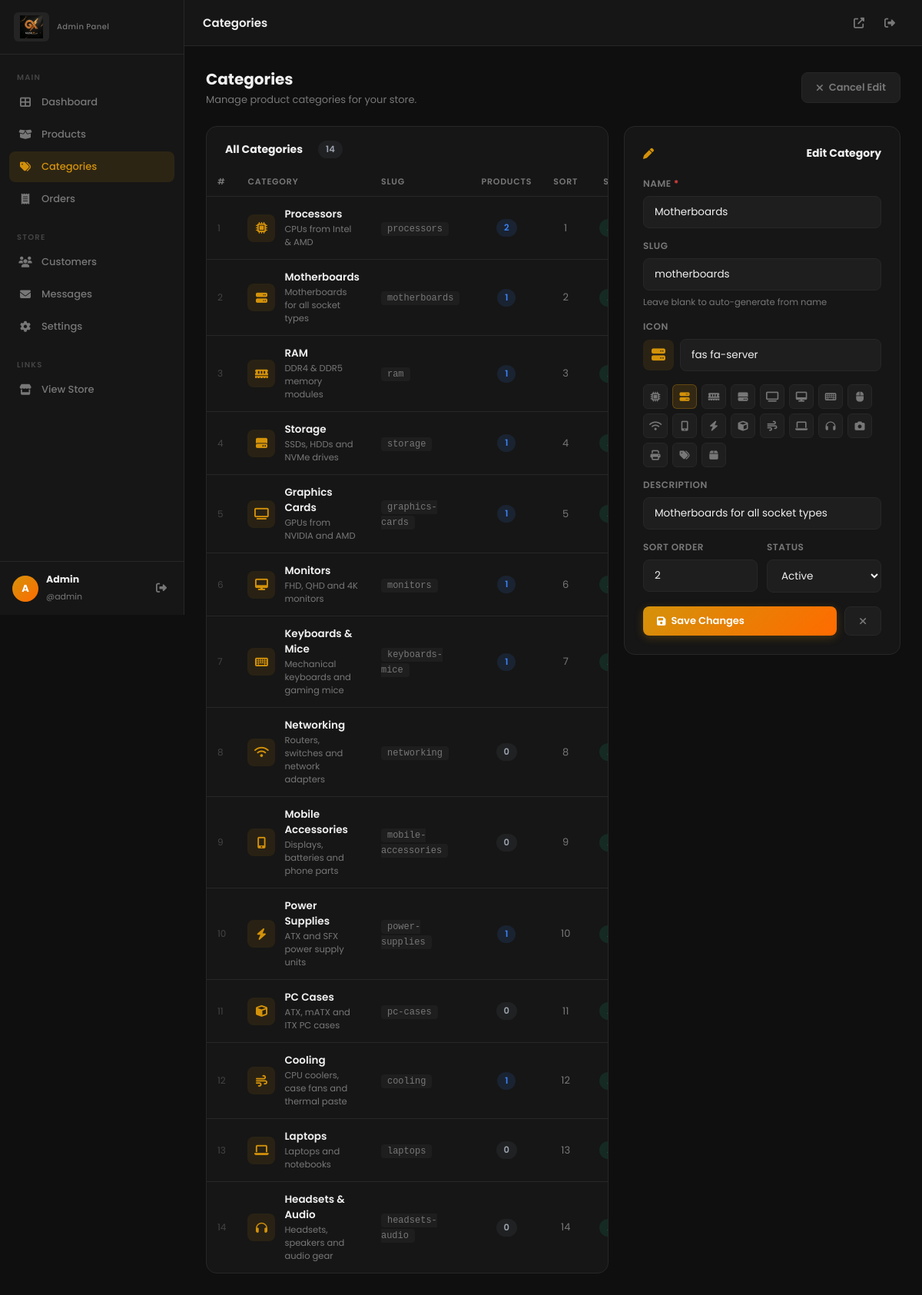
Page /admin/categories.php?edit=2 (signed in) on the committed database.
### tables this page shows
CREATE TABLE `categories` (
  `id`          INT UNSIGNED     NOT NULL AUTO_INCREMENT,
  `name`        VARCHAR(100)     NOT NULL,
  `slug`        VARCHAR(100)     NOT NULL,
  `icon`        VARCHAR(100)     NOT NULL DEFAULT 'fas fa-box',
  `description` VARCHAR(255)     DEFAULT NULL,
  `parent_id`   INT UNSIGNED     DEFAULT NULL,
  `sort_order`  INT              NOT NULL DEFAULT 0,
  `is_active`   TINYINT(1)       NOT NULL DEFAULT 1,
  `created_at`  TIMESTAMP        NOT NULL DEFAULT CURRENT_TIMESTAMP,
  PRIMARY KEY (`id`),
  UNIQUE KEY `uq_slug` (`slug`),
  FOREIGN KEY (`parent_id`) REFERENCES `categories`(`id`) ON DELETE SET NULL
);

### admin/categories.php (the view, shortened to what this page needs)
<?php
$_isAjax = $_SERVER['REQUEST_METHOD'] === 'POST' && ($_SERVER['HTTP_X_REQUESTED_WITH'] ?? '') === 'XMLHttpRequest';
if ($_isAjax) {
    require_once dirname(__DIR__) . '/includes/functions.php';
    require_once dirname(__DIR__) . '/includes/auth.php';
    if (!isAdminLoggedIn()) { http_response_code(401); echo json_encode(['success'=>false,'message'=>'Session expired.']); exit; }
} else {
    require_once __DIR__ . '/includes/layout.php';
}
$db = getDB();
$categories = $db->query('
    SELECT c.*, COUNT(p.id) AS product_count
    FROM categories c
    LEFT JOIN products p ON p.category_id = c.id AND p.is_active = 1
    GROUP BY c.id
    ORDER BY c.sort_order ASC, c.name ASC
')->fetchAll();
$editing = [];
if (isset($_GET['edit'])) {
    $stmt = $db->prepare('SELECT * FROM categories WHERE id = ?');
    $stmt->execute([(int)$_GET['edit']]);
    $editing = $stmt->fetch();
}
$iconSuggestions = [
    'fas fa-microchip'   => 'Processors',
    'fas fa-server'      => 'Motherboards',
    'fas fa-memory'      => 'RAM',
    'fas fa-hdd'         => 'Storage',
    'fas fa-tv'          => 'GPU / Monitors',
    'fas fa-desktop'     => 'Desktop / Monitor',
    'fas fa-keyboard'    => 'Keyboards',
    'fas fa-mouse'       => 'Mouse',
    'fas fa-wifi'        => 'Networking',
    'fas fa-mobile-alt'  => 'Mobile',
    'fas fa-bolt'        => 'Power Supply',
    'fas fa-cube'        => 'PC Cases',
    'fas fa-wind'        => 'Cooling',
    'fas fa-laptop'      => 'Laptops',
    'fas fa-headphones'  => 'Audio',
    'fas fa-camera'      => 'Cameras',
    'fas fa-print'       => 'Printers',
    'fas fa-tags'        => 'General',
    'fas fa-box'         => 'Other',
];
?>
<div class="page-header">
  <div>
    <h1>Categories</h1>
    <p>Manage product categories for your store.</p>
  </div>
  <?php if ($editing): ?>
  <div class="ph-actions">
    <a href="categories.php" class="btn btn-ghost"><i class="fas fa-times"></i> Cancel Edit</a>
  </div>
  <?php endif ?>
</div>
<div style="display:grid;grid-template-columns:1fr 360px;gap:20px;align-items:start">
  <div class="card" style="padding:0;overflow:hidden">
    <div style="padding:18px 24px 0;display:flex;align-items:center;justify-content:space-between">
      <div class="card-title" style="margin:0">All Categories <span class="badge badge-gray" style="margin-left:8px" id="catCountBadge"><?= count($categories) ?></span></div>
    </div>
    <div style="padding:12px 0 0">
    <?php if ($categories): ?>
      <div class="table-wrap">
        <table class="admin-table">
          <thead>
            <tr>
              <th style="width:40px">#</th>
              <th>Category</th>
              <th>Slug</th>
              <th style="text-align:center">Products</th>
              <th style="text-align:center">Sort</th>
              <th style="text-align:center">Status</th>
            </tr>
          </thead>
          <tbody>
          <?php foreach ($categories as $i => $cat): ?>
            <tr>
              <td style="color:var(--text-dim);font-size:12px"><?= $i + 1 ?></td>
              <td>
                <div style="display:flex;align-items:center;gap:12px">
                  <div style="width:36px;height:36px;border-radius:8px;background:rgba(212,146,10,.1);display:flex;align-items:center;justify-content:center;color:var(--primary);font-size:15px;flex-shrink:0">
                    <i class="<?= htmlspecialchars($cat['icon']) ?>"></i>
                  </div>
                  <div>
                    <div style="font-weight:600;color:var(--text);font-size:13.5px"><?= htmlspecialchars($cat['name']) ?></div>
                    <?php if ($cat['description']): ?>
                      <div style="font-size:11.5px;color:var(--text-muted);margin-top:1px"><?= htmlspecialchars($cat['description']) ?></div>
                    <?php endif ?>
                  </div>
                </div>
              </td>
              <td><code style="font-size:12px;color:var(--text-muted);background:var(--bg-3);padding:2px 8px;border-radius:4px"><?= htmlspecialchars($cat['slug']) ?></code></td>
              <td style="text-align:center">
                <a href="products.php?category=<?= $cat['id'] ?>" class="badge <?= $cat['product_count'] > 0 ? 'badge-blue' : 'badge-gray' ?>">
                  <?= $cat['product_count'] ?>
                </a>
              </td>
              <td style="text-align:center;color:var(--text-muted);font-size:13px"><?= $cat['sort_order'] ?></td>
              <td style="text-align:center">
                <button type="button"
                  class="badge <?= $cat['is_active'] ? 'badge-green' : 'badge-red' ?> js-toggle-cat"
                  style="border:none;cursor:pointer;padding:3px 10px"
                  data-id="<?= $cat['id'] ?>"
                  data-active="<?= $cat['is_active'] ?>">
                </button>
              </td>
            </tr>
          <?php endforeach ?>
          </tbody>
        </table>
      </div>
    <?php endif ?>
    </div>
  </div>
  <div class="card" style="position:sticky;top:80px">
    <div class="card-title">
      <?= $editing ? '<i class="fas fa-pen" style="color:var(--primary)"></i> Edit Category' : '<i class="fas fa-plus" style="color:var(--primary)"></i> Add Category' ?>
    </div>
    <form method="POST" id="catForm">
      <div class="form-grid" style="gap:14px">
        <div class="form-group">
          <label class="form-label">Name <span style="color:var(--red)">*</span></label>
          <input type="text" name="name" class="form-input" placeholder="e.g. Processors" required
            value="<?= htmlspecialchars($editing['name'] ?? '') ?>" id="catName">
        </div>
        <div class="form-group">
          <label class="form-label">Slug</label>
          <input type="text" name="slug" class="form-input" placeholder="auto-generated"
            value="<?= htmlspecialchars($editing['slug'] ?? '') ?>" id="catSlug">
          <span class="form-hint">Leave blank to auto-generate from name</span>
        </div>
        <div class="form-group">
          <label class="form-label">Icon</label>
          <div style="display:flex;gap:8px;align-items:center">
            <div id="iconPreview" style="width:40px;height:40px;border-radius:8px;background:rgba(212,146,10,.1);display:flex;align-items:center;justify-content:center;color:var(--primary);font-size:18px;flex-shrink:0">
              <i class="<?= htmlspecialchars($editing['icon'] ?? 'fas fa-box') ?>" id="iconPreviewI"></i>
            </div>
            <input type="text" name="icon" class="form-input" id="iconInput"
              placeholder="fas fa-box"
              value="<?= htmlspecialchars($editing['icon'] ?? 'fas fa-box') ?>">
          </div>
          <div style="display:flex;flex-wrap:wrap;gap:6px;margin-top:10px">
            <?php foreach ($iconSuggestions as $cls => $label): ?>
              <button type="button" class="icon-pick" data-icon="<?= $cls ?>" title="<?= $label ?>"
                style="width:32px;height:32px;border-radius:6px;background:var(--bg-3);border:1px solid var(--border);color:var(--text-muted);cursor:pointer;display:flex;align-items:center;justify-content:center;font-size:13px;transition:all .2s">
                <i class="<?= $cls ?>"></i>
              </button>
            <?php endforeach ?>
          </div>
        </div>
        <div class="form-group">
          <label class="form-label">Description</label>
          <input type="text" name="description" class="form-input" placeholder="Short description (optional)"
            value="<?= htmlspecialchars($editing['description'] ?? '') ?>">
        </div>
        <div style="display:grid;grid-template-columns:1fr 1fr;gap:12px">
          <div class="form-group">
            <label class="form-label">Sort Order</label>
            <input type="number" name="sort_order" class="form-input" min="0" value="<?= $editing['sort_order'] ?? '0' ?>">
          </div>
          <div class="form-group">
            <label class="form-label">Status</label>
            <select name="is_active" class="form-select">
              <option value="1" <?= ($editing['is_active'] ?? 1) == 1 ? 'selected' : '' ?>>Active</option>
            </select>
          </div>
        </div>
        <div style="display:flex;gap:10px;margin-top:4px">
          <button type="submit" class="btn btn-gold" style="flex:1">
            <i class="fas <?= $editing ? 'fa-save' : 'fa-plus' ?>"></i>
            <?= $editing ? 'Save Changes' : 'Add Category' ?>
          </button>
          <?php if ($editing): ?>
            <a href="categories.php" class="btn btn-ghost"><i class="fas fa-times"></i></a>
          <?php endif ?>
        </div>
      </div>
    </form>
  </div>
</div>
<?php require_once __DIR__ . '/includes/layout-end.php'; ?>

### admin/assets/css/admin.css (style rules this page uses)
:root { --gold: linear-gradient(135deg,#d4920a 0%,#ff6b00 100%); --primary: #d4920a; --primary-lt: #f0a820; --bg: #0f0f0f; --bg-2: #161616; --bg-3: #1e1e1e; --bg-4: #252525; --border: #272727; --border-lt: #333; --text: #f0f0f0; --text-2: #ccc; --text-muted: #777; --text-dim: #444; --green: #10b981; --blue: #3b82f6; --purple: #8b5cf6; --red: #ef4444; --yellow: #f59e0b; --cyan: #06b6d4; --sidebar-w: 240px; --topbar-h: 60px; --r: 8px; --r-lg: 14px; --t: all .22s ease; --shadow: 0 4px 24px rgba(0,0,0,.5); }
*,*::before,*::after { margin:0;padding:0;box-sizing:border-box }
html { font-size:15px }
body { font-family:'Poppins',sans-serif;background:var(--bg);color:var(--text);display:flex;min-height:100vh;overflow-x:hidden }
a { text-decoration:none;color:inherit }
button,input,select,textarea { font-family:'Poppins',sans-serif }
.card { background:var(--bg-2);border:1px solid var(--border);border-radius:var(--r-lg);padding:24px }
.card-title { font-size:14px;font-weight:700;color:var(--text);margin-bottom:20px;display:flex;align-items:center;justify-content:space-between;gap:12px }
.admin-table { width:100%;border-collapse:collapse }
.admin-table th { font-size:11px;text-transform:uppercase;letter-spacing:.8px;color:var(--text-muted);font-weight:600;padding:10px 14px;border-bottom:1px solid var(--border);text-align:left;white-space:nowrap }
.admin-table td { padding:13px 14px;border-bottom:1px solid var(--border);font-size:13px;color:var(--text-2);vertical-align:middle }
.admin-table tr:last-child td { border-bottom:none }
.table-wrap { overflow-x:auto }
.badge { display:inline-flex;align-items:center;padding:3px 10px;border-radius:50px;font-size:11.5px;font-weight:600;white-space:nowrap }
.badge-green { background:rgba(16,185,129,.12);color:var(--green) }
.badge-blue { background:rgba(59,130,246,.12); color:var(--blue) }
.badge-gray { background:rgba(107,114,128,.12);color:#9ca3af }
.btn { display:inline-flex;align-items:center;gap:7px;padding:9px 18px;border-radius:var(--r);font-size:13px;font-weight:600;cursor:pointer;border:none;transition:var(--t);white-space:nowrap }
.btn-gold { background:var(--gold);color:#fff;box-shadow:0 3px 12px rgba(212,146,10,.25) }
.btn-ghost { background:var(--bg-3);color:var(--text-muted);border:1px solid var(--border) }
.form-grid { display:grid;gap:18px }
.form-group { display:flex;flex-direction:column;gap:7px }
.form-label { font-size:12px;font-weight:600;color:var(--text-muted);text-transform:uppercase;letter-spacing:.5px }
.form-input,.form-select,.form-textarea { background:var(--bg-3);border:1px solid var(--border);border-radius:var(--r); color:var(--text);font-family:'Poppins',sans-serif;font-size:13.5px; padding:10px 14px;outline:none;transition:border-color .2s,box-shadow .2s;width:100%; }
.form-input::placeholder,.form-textarea::placeholder { color:var(--text-dim) }
.form-select { cursor:pointer }
.form-hint { font-size:11.5px;color:var(--text-muted) }
.page-header { display:flex;align-items:center;justify-content:space-between;margin-bottom:24px;gap:16px;flex-wrap:wrap }
.page-header h1 { font-size:20px;font-weight:700 }
.page-header p { font-size:13px;color:var(--text-muted);margin-top:2px }
.ph-actions { display:flex;gap:10px;align-items:center;flex-wrap:wrap }

### rows in the picture
categories: name "Processors", description "CPUs from Intel & AMD", slug "processors", product_count "2", sort_order "1"
categories: name "Motherboards", description "Motherboards for all socket types", slug "motherboards", product_count "1", sort_order "2", icon "fas fa-server", is_active "Active"
categories: name "RAM", description "DDR4 & DDR5 memory modules", slug "ram", product_count "1", sort_order "3"
categories: name "Storage", description "SSDs, HDDs and NVMe drives", slug "storage", product_count "1", sort_order "4"
categories: name "Graphics Cards", description "GPUs from NVIDIA and AMD", slug "graphics-cards", product_count "1", sort_order "5"
categories: name "Monitors", description "FHD, QHD and 4K monitors", slug "monitors", product_count "1", sort_order "6"
categories: name "Keyboards & Mice", description "Mechanical keyboards and gaming mice", slug "keyboards-mice", product_count "1", sort_order "7"
categories: name "Networking", description "Routers, switches and network adapters", slug "networking", product_count "0", sort_order "8"
categories: name "Mobile Accessories", description "Displays, batteries and phone parts", slug "mobile-accessories", product_count "0", sort_order "9"
categories: name "Power Supplies", description "ATX and SFX power supply units", slug "power-supplies", product_count "1", sort_order "10"
categories: name "PC Cases", description "ATX, mATX and ITX PC cases", slug "pc-cases", product_count "0", sort_order "11"
categories: name "Cooling", description "CPU coolers, case fans and thermal paste", slug "cooling", product_count "1", sort_order "12"
categories: name "Laptops", description "Laptops and notebooks", slug "laptops", product_count "0", sort_order "13"
categories: name "Headsets & Audio", description "Headsets, speakers and audio gear", slug "headsets-audio", product_count "0", sort_order "14"

### other values in the picture
substr($name,0,1) "A"
$name "Admin"
$uname "admin"
$title "Categories"
count($categories) "14"
